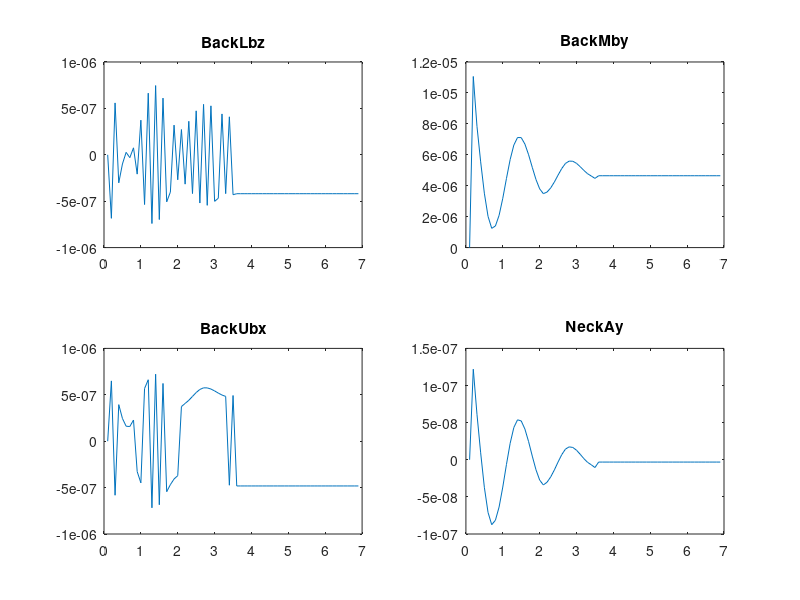
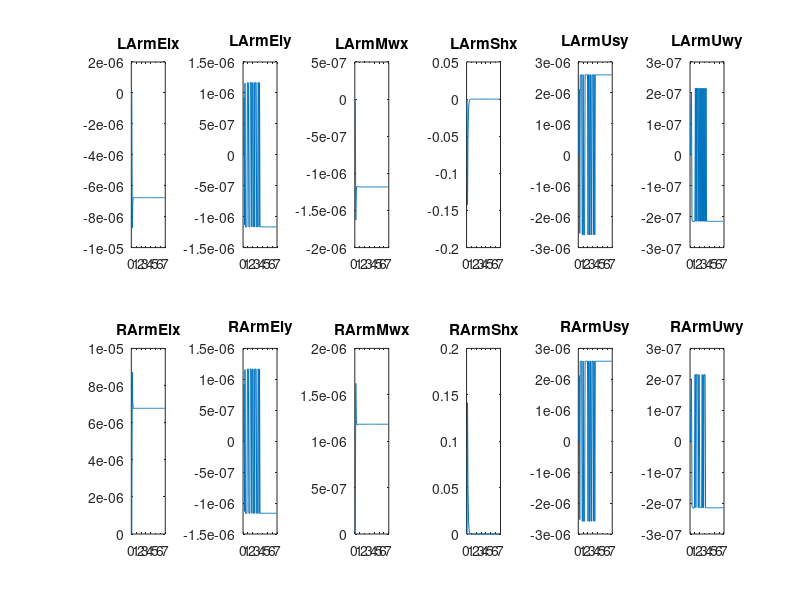
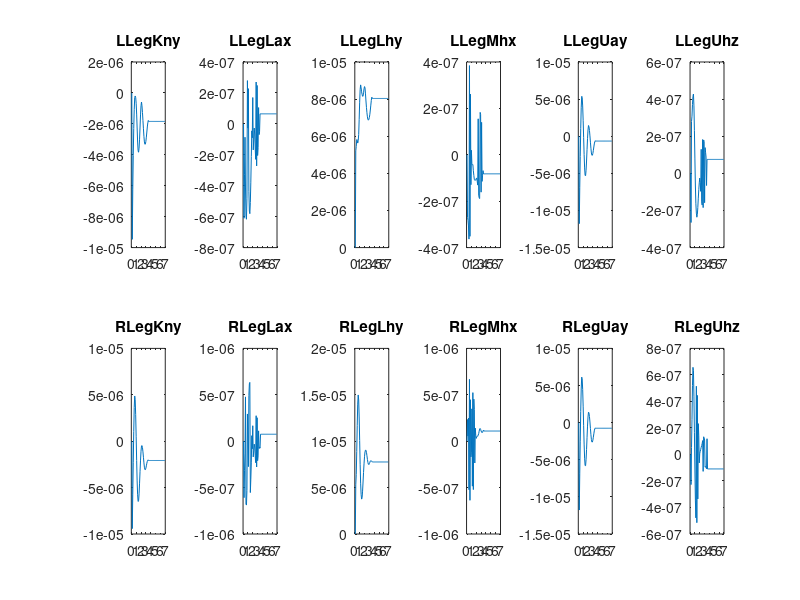

Here is the MATLAB script that generated these plots, in order:
clear all
clc
load('5KNknee.mat')
x=1:length(BackLbz);
t=x/10;
% plot 3 back 1 neck
figure;
subplot(2,2,1)
plot(t,rad2deg(BackLbz))
title('BackLbz')
subplot(2,2,2)
plot(t,rad2deg(BackMby))
title('BackMby')
subplot(2,2,3)
plot(t,rad2deg(BackUbx))
title('BackUbx')
subplot(2,2,4)
plot(t,rad2deg(NeckAy))
title('NeckAy')

% plot 6 LArm 6 RArm
figure;
subplot(2,6,1)
plot (t,rad2deg(LArmElx))
title('LArmElx')
subplot(2,6,2)
plot (t,rad2deg(LArmEly))
title('LArmEly')
subplot(2,6,3)
plot (t,rad2deg(LArmMwx))
title('LArmMwx')
subplot(2,6,4)
plot (t,rad2deg(LArmShx))
title('LArmShx')
subplot(2,6,5)
plot (t,rad2deg(LArmUsy))
title('LArmUsy')
subplot(2,6,6)
plot (t,rad2deg(LArmUwy))
title('LArmUwy')
subplot(2,6,7)
plot (t,rad2deg(RArmElx))
title('RArmElx')
subplot(2,6,8)
plot (t,rad2deg(RArmEly))
title('RArmEly')
subplot(2,6,9)
plot (t,rad2deg(RArmMwx))
title('RArmMwx')
subplot(2,6,10)
plot (t,rad2deg(RArmShx))
title('RArmShx')
subplot(2,6,11)
plot (t,rad2deg(RArmUsy))
title('RArmUsy')
subplot(2,6,12)
plot (t,rad2deg(RArmUwy))
title('RArmUwy')

% plot 6 LLeg 6 RLeg
figure;
subplot(2,6,1)
plot (t,rad2deg(LLegKny))
title('LLegKny')
subplot(2,6,2)
plot (t,rad2deg(LLegLax))
title('LLegLax')
subplot(2,6,3)
plot (t,rad2deg(LLegLhy))
title('LLegLhy')
subplot(2,6,4)
plot (t,rad2deg(LLegMhx))
title('LLegMhx')
subplot(2,6,5)
plot (t,rad2deg(LLegUay))
title('LLegUay')
subplot(2,6,6)
plot (t,rad2deg(LLegUhz))
title('LLegUhz')
subplot(2,6,7)
plot (t,rad2deg(RLegKny))
title('RLegKny')
subplot(2,6,8)
plot (t,rad2deg(RLegLax))
title('RLegLax')
subplot(2,6,9)
plot (t,rad2deg(RLegLhy))
title('RLegLhy')
subplot(2,6,10)
plot (t,rad2deg(RLegMhx))
title('RLegMhx')
subplot(2,6,11)
plot (t,rad2deg(RLegUay))
title('RLegUay')
subplot(2,6,12)
plot (t,rad2deg(RLegUhz))
title('RLegUhz')
